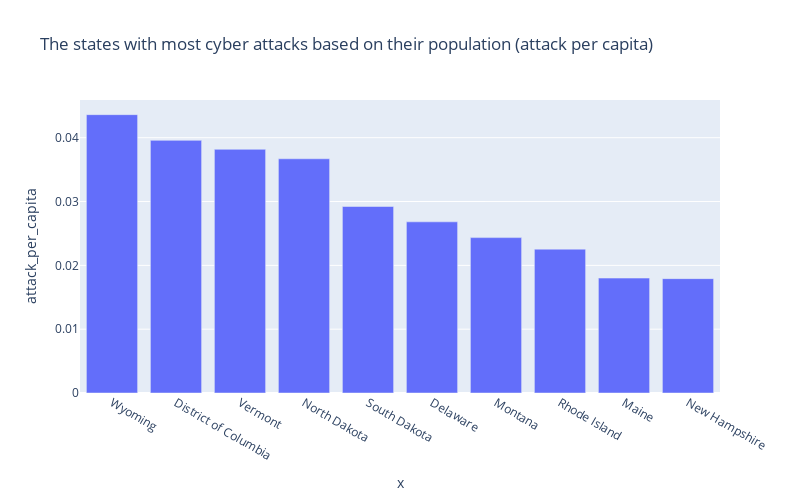

Here is the notebook cell this chart was saved with:
### Markdown cell above
Above I have created a dataframe that shows the population of a state. In addition, I've also added a column which shows the amount of attack per person in that state, I've also sorted the dataframe based on decinding values for the amount off attack per inhabitant.

So, the dataframe above tells us the most attacked state, based on their size population. To explain further, we can see that Wyoming is the highest with 0.04, which tells us that there should be 4 cyber attacks for every 100 inhabitants.

How to plot is however, is depending on what you want to show. When comparing many different states to eachother with for one metric, I like the scatter plot. However, if we want to show more metrics this is no longer the most sufficent one. In addition, I also think a bar diagram would be more sufficent if we only wanted to visualize the top 10 most affected states.

But since we only want to show the relationship between two sets of data for many differnt states, I think that scatter plot is the best one for most cases when showing relationship between two sets of data. But will also plot out a bar with the top 10

### Code cell
px.bar(
    us_pop.head(10),
    x=us_pop_top10.index,
    y='attack_per_capita',
    title='The states with most cyber attacks based on their population (attack per capita)',
    height=500,
    width= 800)

### Figure 1 — Plotly figure (JSON) as saved in the notebook; plotly's stock layout.template omitted (floating-point values rounded to 4 significant figures)
{"data": [{"alignmentgroup": "True", "hovertemplate": "x=%{x}<br>attack_per_capita=%{y}<extra></extra>", "legendgroup": "", "marker": {"color": "#636efa", "pattern": {"shape": ""}}, "name": "", "offsetgroup": "", "orientation": "v", "showlegend": false, "textposition": "auto", "type": "bar", "x": ["Wyoming", "District of Columbia", "Vermont", "North Dakota", "South Dakota", "Delaware", "Montana", "Rhode Island", "Maine", "New Hampshire"], "xaxis": "x", "y": [0.04361, 0.03959, 0.03818, 0.0367, 0.02922, 0.02682, 0.02435, 0.02254, 0.01801, 0.01792], "yaxis": "y"}], "layout": {"barmode": "relative", "height": 500, "legend": {"tracegroupgap": 0}, "title": {"text": "The states with most cyber attacks based on their population (attack per capita)"}, "width": 800, "xaxis": {"anchor": "y", "domain": [0, 1], "title": {"text": "x"}}, "yaxis": {"anchor": "x", "domain": [0, 1], "title": {"text": "attack_per_capita"}}}}
